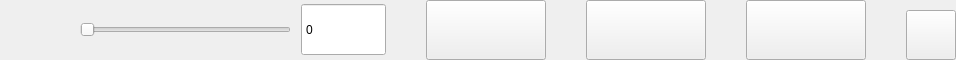
       <widget class="QGroupBox" name="groupBoxControls">
        <property name="enabled">
         <bool>true</bool>
        </property>
        <property name="sizePolicy">
         <sizepolicy hsizetype="Fixed" vsizetype="Fixed">
          <horstretch>0</horstretch>
          <verstretch>0</verstretch>
         </sizepolicy>
        </property>
        <property name="minimumSize">
         <size>
          <width>800</width>
          <height>60</height>
         </size>
        </property>
        <property name="maximumSize">
         <size>
          <width>1980</width>
          <height>60</height>
         </size>
        </property>
        <property name="styleSheet">
         <string notr="true">QGroupBox {border-style:none;}</string>
        </property>
        <property name="title">
         <string/>
        </property>
        <layout class="QGridLayout" name="gridLayout_2">
         <property name="leftMargin">
          <number>0</number>
         </property>
         <property name="topMargin">
          <number>0</number>
         </property>
         <property name="rightMargin">
          <number>0</number>
         </property>
         <property name="bottomMargin">
          <number>0</number>
         </property>
         <property name="spacing">
          <number>0</number>
         </property>
         <item row="0" column="10">
          <spacer name="horizontalSpacer_9">
           <property name="orientation">
            <enum>Qt::Horizontal</enum>
           </property>
           <property name="sizeHint" stdset="0">
            <size>
             <width>40</width>
             <height>20</height>
            </size>
           </property>
          </spacer>
         </item>
         <item row="0" column="0">
          <layout class="QVBoxLayout" name="verticalLayout_4">
           <property name="spacing">
            <number>0</number>
           </property>
           <item>
            <widget class="QPushButton" name="tabsButton">
             <property name="minimumSize">
              <size>
               <width>60</width>
               <height>60</height>
              </size>
             </property>
             <property name="maximumSize">
              <size>
               <width>60</width>
               <height>60</height>
              </size>
             </property>
             <property name="focusPolicy">
              <enum>Qt::NoFocus</enum>
             </property>
             <property name="styleSheet">
              <string notr="true">QPushButton { border:none; background-image: url(&quot;:/gfx/tab-new-background.png&quot;); background-repeat: no-repeat; background-position: center center;}</string>
             </property>
             <property name="iconSize">
              <size>
               <width>48</width>
               <height>48</height>
              </size>
             </property>
            </widget>
           </item>
          </layout>
         </item>
         <item row="0" column="4">
          <spacer name="horizontalSpacer_3">
           <property name="orientation">
            <enum>Qt::Horizontal</enum>
           </property>
           <property name="sizeType">
            <enum>QSizePolicy::Fixed</enum>
           </property>
           <property name="sizeHint" stdset="0">
            <size>
             <width>10</width>
             <height>20</height>
            </size>
           </property>
          </spacer>
         </item>
         <item row="0" column="8">
          <spacer name="horizontalSpacer_4">
           <property name="orientation">
            <enum>Qt::Horizontal</enum>
           </property>
           <property name="sizeHint" stdset="0">
            <size>
             <width>40</width>
             <height>20</height>
            </size>
           </property>
          </spacer>
         </item>
         <item row="0" column="1">
          <spacer name="horizontalSpacer">
           <property name="orientation">
            <enum>Qt::Horizontal</enum>
           </property>
           <property name="sizeType">
            <enum>QSizePolicy::Fixed</enum>
           </property>
           <property name="sizeHint" stdset="0">
            <size>
             <width>20</width>
             <height>57</height>
            </size>
           </property>
          </spacer>
         </item>
         <item row="0" column="7">
          <widget class="MyActionButton" name="pushButton_BetRaise">
           <property name="sizePolicy">
            <sizepolicy hsizetype="Fixed" vsizetype="Fixed">
             <horstretch>0</horstretch>
             <verstretch>0</verstretch>
            </sizepolicy>
           </property>
           <property name="minimumSize">
            <size>
             <width>120</width>
             <height>60</height>
            </size>
           </property>
           <property name="maximumSize">
            <size>
             <width>120</width>
             <height>60</height>
            </size>
           </property>
           <property name="focusPolicy">
            <enum>Qt::NoFocus</enum>
           </property>
          </widget>
         </item>
         <item row="0" column="11">
          <widget class="MyActionButton" name="pushButton_Fold">
           <property name="sizePolicy">
            <sizepolicy hsizetype="Fixed" vsizetype="Fixed">
             <horstretch>0</horstretch>
             <verstretch>0</verstretch>
            </sizepolicy>
           </property>
           <property name="minimumSize">
            <size>
             <width>120</width>
             <height>60</height>
            </size>
           </property>
           <property name="maximumSize">
            <size>
             <width>120</width>
             <height>60</height>
            </size>
           </property>
           <property name="focusPolicy">
            <enum>Qt::NoFocus</enum>
           </property>
          </widget>
         </item>
         <item row="0" column="13">
          <layout class="QVBoxLayout" name="verticalLayout">
           <property name="spacing">
            <number>0</number>
           </property>
           <item>
            <spacer name="verticalSpacer">
             <property name="orientation">
              <enum>Qt::Vertical</enum>
             </property>
             <property name="sizeHint" stdset="0">
              <size>
               <width>20</width>
               <height>40</height>
              </size>
             </property>
            </spacer>
           </item>
           <item>
            <widget class="QPushButton" name="fullscreenButton">
             <property name="minimumSize">
              <size>
               <width>50</width>
               <height>50</height>
              </size>
             </property>
             <property name="maximumSize">
              <size>
               <width>50</width>
               <height>50</height>
              </size>
             </property>
             <property name="toolTip">
              <string>Fullscreen</string>
             </property>
             <property name="text">
              <string/>
             </property>
             <property name="icon">
              <iconset resource="../resources/pokerth.qrc">
               <normaloff>:/gfx/view-fullscreen_50x50.png</normaloff>:/gfx/view-fullscreen_50x50.png</iconset>
             </property>
             <property name="iconSize">
              <size>
               <width>50</width>
               <height>50</height>
              </size>
             </property>
            </widget>
           </item>
          </layout>
         </item>
         <item row="0" column="9">
          <widget class="MyActionButton" name="pushButton_CallCheck">
           <property name="sizePolicy">
            <sizepolicy hsizetype="Fixed" vsizetype="Fixed">
             <horstretch>0</horstretch>
             <verstretch>0</verstretch>
            </sizepolicy>
           </property>
           <property name="minimumSize">
            <size>
             <width>120</width>
             <height>60</height>
            </size>
           </property>
           <property name="maximumSize">
            <size>
             <width>120</width>
             <height>60</height>
            </size>
           </property>
           <property name="focusPolicy">
            <enum>Qt::NoFocus</enum>
           </property>
          </widget>
         </item>
         <item row="0" column="12">
          <spacer name="horizontalSpacer_10">
           <property name="orientation">
            <enum>Qt::Horizontal</enum>
           </property>
           <property name="sizeHint" stdset="0">
            <size>
             <width>40</width>
             <height>20</height>
            </size>
           </property>
          </spacer>
         </item>
         <item row="0" column="5">
          <widget class="QSpinBox" name="spinBox_betValue">
           <property name="minimumSize">
            <size>
             <width>85</width>
             <height>53</height>
            </size>
           </property>
           <property name="maximumSize">
            <size>
             <width>85</width>
             <height>53</height>
            </size>
           </property>
           <property name="buttonSymbols">
            <enum>QAbstractSpinBox::NoButtons</enum>
           </property>
           <property name="accelerated">
            <bool>true</bool>
           </property>
           <property name="correctionMode">
            <enum>QAbstractSpinBox::CorrectToNearestValue</enum>
           </property>
           <property name="maximum">
            <number>99999999</number>
           </property>
           <property name="singleStep">
            <number>5</number>
           </property>
          </widget>
         </item>
         <item row="0" column="6">
          <spacer name="horizontalSpacer_5">
           <property name="orientation">
            <enum>Qt::Horizontal</enum>
           </property>
           <property name="sizeHint" stdset="0">
            <size>
             <width>40</width>
             <height>20</height>
            </size>
           </property>
          </spacer>
         </item>
         <item row="0" column="3">
          <widget class="Slider" name="horizontalSlider_bet">
           <property name="sizePolicy">
            <sizepolicy hsizetype="MinimumExpanding" vsizetype="Fixed">
             <horstretch>0</horstretch>
             <verstretch>0</verstretch>
            </sizepolicy>
           </property>
           <property name="minimumSize">
            <size>
             <width>211</width>
             <height>60</height>
            </size>
           </property>
           <property name="maximumSize">
            <size>
             <width>300</width>
             <height>60</height>
            </size>
           </property>
           <property name="focusPolicy">
            <enum>Qt::NoFocus</enum>
           </property>
           <property name="maximum">
            <number>9999999</number>
           </property>
           <property name="singleStep">
            <number>10</number>
           </property>
           <property name="orientation">
            <enum>Qt::Horizontal</enum>
           </property>
          </widget>
         </item>
         <item row="0" column="2">
          <widget class="MyActionButton" name="pushButton_AllIn">
           <property name="minimumSize">
            <size>
             <width>0</width>
             <height>0</height>
            </size>
           </property>
           <property name="maximumSize">
            <size>
             <width>0</width>
             <height>0</height>
            </size>
           </property>
           <property name="focusPolicy">
            <enum>Qt::NoFocus</enum>
           </property>
          </widget>
         </item>
        </layout>
       </widget>
